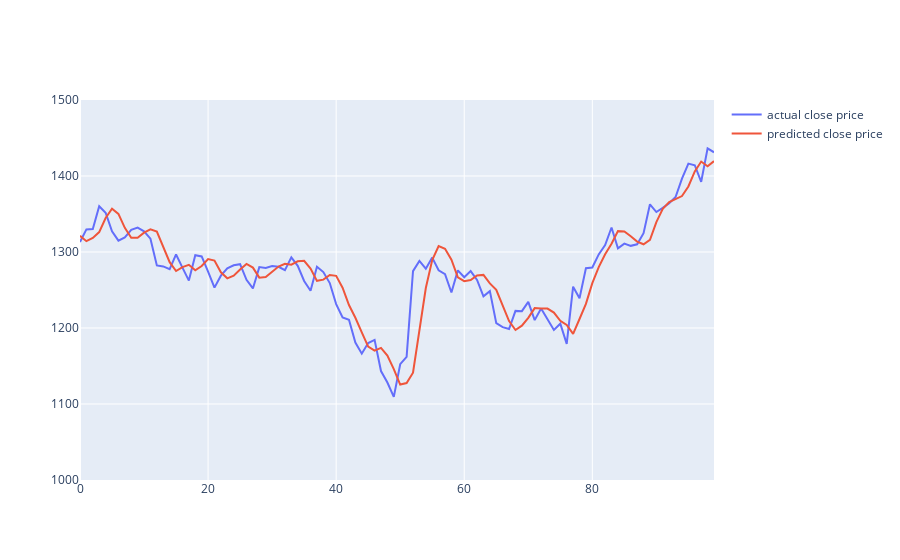

Notebook source saved alongside this figure:
### Code cell
fig = go.Figure()
fig.add_trace(go.Scatter(x=df.index[:100], y=y_test[:100,0], mode='lines', name='actual close price'))
fig.add_trace(go.Scatter(x=df.index[:100], y= y_test_pred[:100,0], mode='lines', name='predicted close price'))


fig.update_yaxes(range=[1000, 1500])
